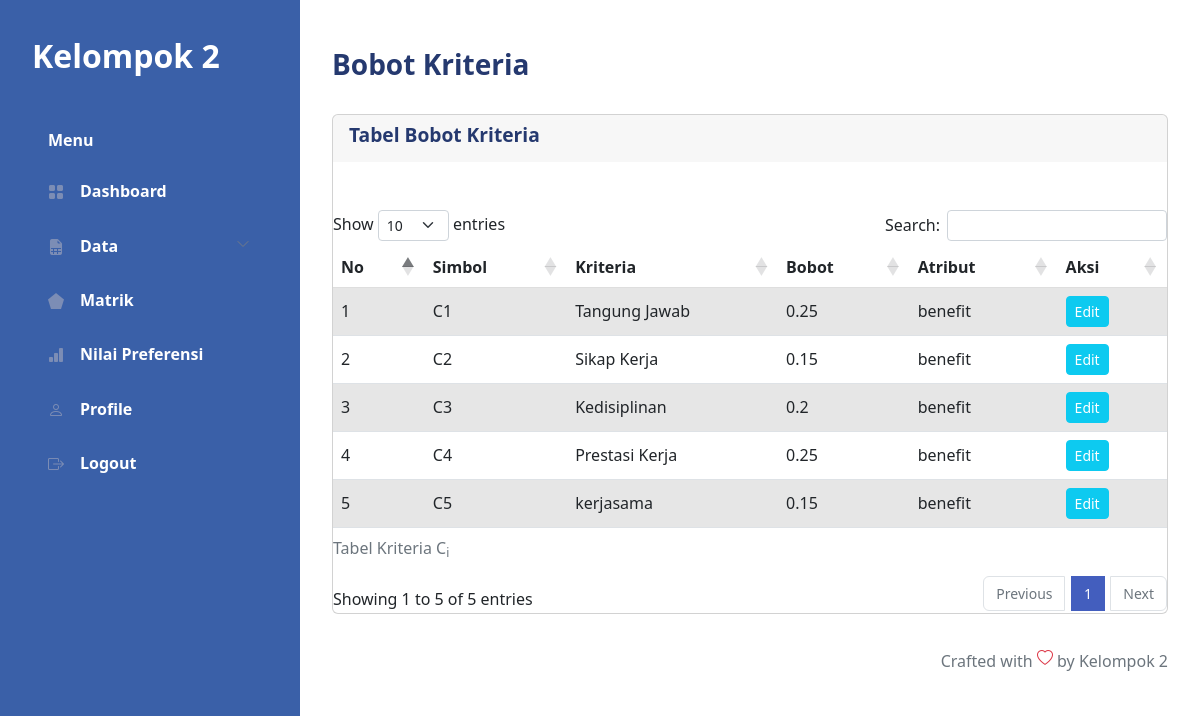
The app's page /bobot.php (signed in) with its own data.
### tables this page shows
CREATE TABLE `saw_criterias` (
  `id_criteria` tinyint(3) UNSIGNED NOT NULL,
  `criteria` varchar(100) NOT NULL,
  `weight` float NOT NULL,
  `attribute` set('benefit','cost') DEFAULT NULL
);

### bobot.php (the view, shortened to what this page needs)
<!DOCTYPE html>
<html lang="en">
  <?php
  require "layout/head.php";
  require "include/conn.php";
  ?>
  <body>
    <div id="app">
      <?php require "layout/sidebar.php"; ?>
      <div id="main">
        <div class="page-heading">
          <h3>Bobot Kriteria</h3>
        </div>
        <div class="page-content">
          <section class="row">
            <div class="col-12">
              <div class="card">
                <div class="card-header">
                  <h4 class="card-title">Tabel Bobot Kriteria</h4>
                </div>
                <div class="card-content">
                  <div class="card-body">
                  </div>
                  <div class="table-responsive">
                    <table id="dataTable" class="table table-striped mb-0">
                      <caption>
                        Tabel Kriteria C<sub>i</sub>
                      </caption>
                      <thead>
                        <tr>
                          <th>No</th>
                          <th>Simbol</th>
                          <th>Kriteria</th>
                          <th>Bobot</th>
                          <th>Atribut</th>
                          <th>Aksi</th>
                        </tr>
                      </thead>
                      <tbody>
                        <?php
                        $sql = 'SELECT id_criteria, criteria, weight, attribute FROM saw_criterias';
                        $result = $db->query($sql);
                        $i = 0;
                        while ($row = $result->fetch_object()) {
                            echo "<tr>
                                <td class='right'>" . (++$i) . "</td>
                                <td class='center'>C{$i}</td>
                                <td>{$row->criteria}</td>
                                <td>{$row->weight}</td>
                                <td>{$row->attribute}</td>
                                <td>
                                    <a href='bobot-edit.php?id={$row->id_criteria}' class='btn btn-info btn-sm'>Edit</a>
                                </td>
                              </tr>\n";
                        }
                        ?>
                      </tbody>
                    </table>
                  </div>
                </div>
              </div>
            </div>
          </section>
        </div>
        <?php require "layout/footer.php"; ?>
      </div>
    </div>
  </body>
</html>

### layout/head.php (shortened to what this page needs)
<head>
    <link rel="stylesheet" href="assets/css/bootstrap.css">
    <link rel="stylesheet" href="assets/vendors/perfect-scrollbar/perfect-scrollbar.css">
    <link rel="stylesheet" href="assets/vendors/bootstrap-icons/bootstrap-icons.css">
    <link rel="stylesheet" href="assets/css/app.css">
    <link rel="stylesheet" type="text/css" href="https://cdnjs.cloudflare.com/ajax/libs/twitter-bootstrap/5.2.0/css/bootstrap.min.css">
    <link rel="stylesheet" type="text/css" href="https://cdn.datatables.net/1.13.4/css/dataTables.bootstrap5.min.css">
</head>
<body>

### layout/sidebar.php (shortened to what this page needs)
<div id="sidebar" class="active">
    <div class="sidebar-wrapper active">
        <div class="sidebar-header">
            <div class="d-flex justify-content-between">
                <div class="logo">
                    <a href="./" style="color: #fff; text-decoration: none;">Kelompok 2</a>
                </div>
            </div>
        </div>
        <div class="sidebar-menu">
            <ul class="menu">
                <li class="sidebar-title">Menu</li>
                <li class="sidebar-item">
                    <a href="./" class='sidebar-link'>
                        <i class="bi bi-grid-fill"></i>
                        <span>Dashboard</span>
                    </a>
                </li>
                <li class="sidebar-item  has-sub">
                    <a href="#" class='sidebar-link'>
                        <i class="bi bi-file-earmark-spreadsheet-fill"></i>
                        <span>Data</span>
                    </a>
                </li>
                <li class="sidebar-item">
                    <a href="matrik.php" class='sidebar-link'>
                        <i class="bi bi-pentagon-fill"></i>
                        <span>Matrik</span>
                    </a>
                </li>
                <li class="sidebar-item">
                    <a href="preferensi.php" class='sidebar-link'>
                        <i class="bi bi-bar-chart-fill"></i>
                        <span>Nilai Preferensi</span>
                    </a>
                </li>
                <li class="sidebar-item">
                    <a href="profile.php" class='sidebar-link'>
                        <i class="bi bi-person"></i>
                        <span>Profile</span>
                    </a>
                </li>
                <li class="sidebar-item">
                    <a href="logout.php" class='sidebar-link'>
                        <i class="bi bi-box-arrow-right"></i>
                        <span>Logout</span>
                    </a>
                </li>
            </ul>
        </div>
    </div>
</div>

### layout/footer.php (shortened to what this page needs)
<footer>
    <div class="footer clearfix mb-0 text-muted">
        <div class="float-end">
            <p>Crafted with <span class="text-danger"><i class="bi bi-heart"></i></span> by Kelompok 2</p>
        </div>
    </div>
</footer>

### assets/css/app.css (style rules this page uses)
.btn.btn-danger, .btn.btn-info, .btn.btn-primary, .btn.btn-secondary, .btn.btn-success, .btn.btn-warning { color: #fff; }
.card { margin-bottom: 2.2rem; border: none; }
.card .card-header { border: none; }
.card .card-header h4 { font-size: 1.2rem; font-weight: 700; }
.card .card-content { position: relative; }
.card .card-title { font-size: 1.2rem; }
.card .card-body { padding: 1.5rem; }
#sidebar.active .sidebar-wrapper { left: 0; }
.sidebar-wrapper { width: 300px; height: 100vh; position: fixed; top: 0; z-index: 10; overflow-y: auto; background-color: #3a60a8; bottom: 0; transition: left 0.5s ease-out; }
.sidebar-wrapper .sidebar-header { padding: 2rem 2rem 1rem; font-size: 2rem; font-weight: 700; }
.sidebar-wrapper .menu { margin-top: 2rem; padding: 0 2rem; font-weight: 600; }
.sidebar-wrapper .menu .sidebar-title { padding: 0 1rem; margin: 1.5rem 0 1rem; font-size: 1rem; list-style: none; font-weight: 600; color: #fff; }
.sidebar-wrapper .menu .sidebar-link { display: block; padding: 0.7rem 1rem; font-size: 1rem; display: flex; align-items: center; border-radius: 0.5rem; transition: all 0.5s; text-decoration: none; color: #fff; }
.sidebar-wrapper .menu .sidebar-link i, .sidebar-wrapper .menu .sidebar-link svg { color: #7c8db5; }
.sidebar-wrapper .menu .sidebar-link span { margin-left: 1rem; }
.sidebar-wrapper .menu .sidebar-item { list-style: none; margin-top: 0.5rem; position: relative; }
.sidebar-wrapper .menu .sidebar-item.has-sub .sidebar-link:after { position: absolute; color: #ccc; right: 15px; top: 12px; display: block; }
.dataTable-table td, .dataTable-table thead th, .table td, .table thead th { vertical-align: middle; }
.dataTable-table:not(.table-borderless) thead th, .table:not(.table-borderless) thead th { border-bottom: 1px solid #dedede !important; }
.bi { width: 1rem; height: 1rem; }
#main { margin-left: 300px; padding: 2rem; }
.page-heading { margin: 0 0 2rem; }
.page-heading h3 { font-weight: 700; }
a { text-decoration: none; }

### records on screen
saw_criterias: criteria "Tangung Jawab", weight "0.25", attribute "benefit"
saw_criterias: criteria "Sikap Kerja", weight "0.15", attribute "benefit"
saw_criterias: criteria "Kedisiplinan", weight "0.2", attribute "benefit"
saw_criterias: criteria "Prestasi Kerja", weight "0.25", attribute "benefit"
saw_criterias: criteria "kerjasama", weight "0.15", attribute "benefit"
